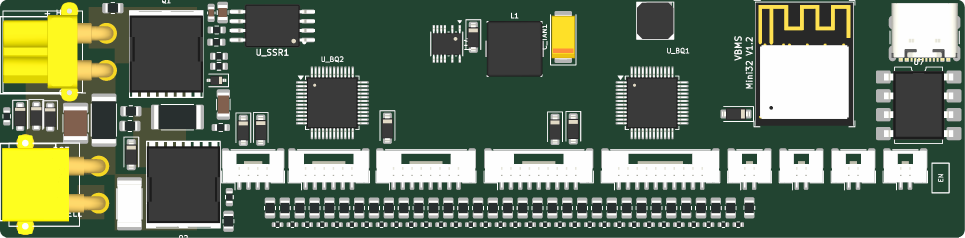
#> input picture qfbms32 ai pcb/qfbms32_3d_top.png, 1930 x 475 px, found by its file name (shown at 1/2 size)
$ python make_3way_comparison.py
#> lines starting #> are read from the running program, lines starting #| are printed output that depends on the picture; pictures that were not available may be replaced by others from this repository, and a replacement may not be noted
import os
from PIL import Image, ImageDraw, ImageFont

brain_dir = r"C:\Users\quinn\.gemini\antigravity-ide\brain\7bc5fde5-e6cf-413a-9764-f83c0e8df3ae"
pcb_dir = r"c:\Users\quinn\Documents\GitHub\Fungineers PCB designs\qfbms32 ai pcb"

# 1. 3D top render
im_3d = Image.open(os.path.join(pcb_dir, "qfbms32_3d_top.png"))
#> im_3d is the input picture: PIL image 1930x475 RGBA; mean R, G, B, A 99, 115, 91.7, 254.7
w_3d, h_3d = im_3d.size
#> w_3d = 1930; h_3d = 475

# Board is 130mm x 32mm
# We want X: 24..34mm, Y: 1..21mm
x0_3d = int((24.0 / 130.0) * w_3d)
#> x0_3d = 356
x1_3d = int((34.0 / 130.0) * w_3d)
#> x1_3d = 504
y0_3d = int((1.0 / 32.0) * h_3d)
#> y0_3d = 14
y1_3d = int((21.0 / 32.0) * h_3d)
#> y1_3d = 311
crop_3d = im_3d.crop((x0_3d, y0_3d, x1_3d, y1_3d))
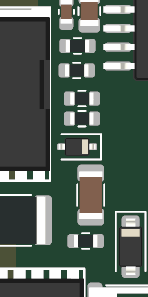
#> crop_3d: PIL image 148x297 RGBA; mean R, G, B, A 81.7, 95.7, 86.4, 255
crop_3d.save(os.path.join(brain_dir, "crop_3d_new_col.png"))

# 2. CAD reference annotated
im_cad = Image.open(os.path.join(brain_dir, "cad_boxes_crop.png"))
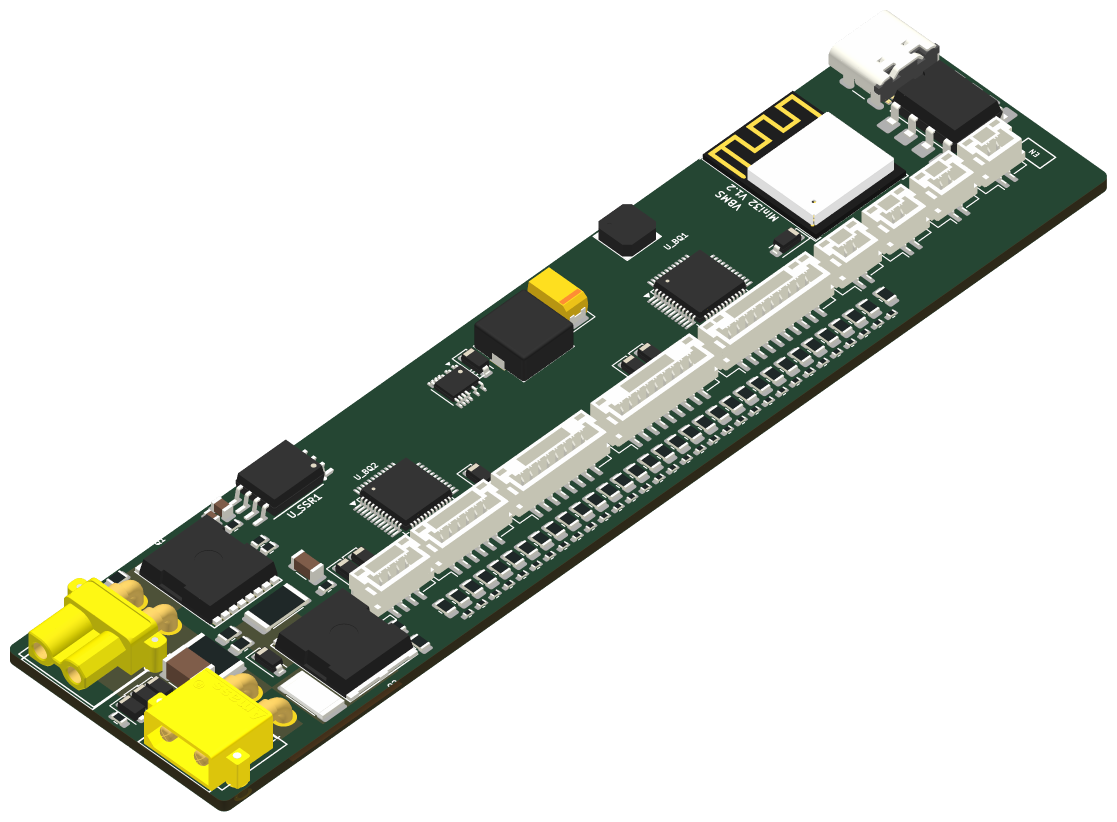
#> input picture qfbms32 ai pcb/qfbms32_3d_iso.png, 2234 x 1643 px, given in place of cad_boxes_crop.png, which was not available (shown at 1/2 size)
#> im_cad is the input picture: PIL image 2234x1643 RGBA; mean R, G, B, A 34.1, 37.4, 28.9, 80.2

# 3. Real HD top
im_real = Image.open(os.path.join(brain_dir, "real_top_hd_crop.png"))
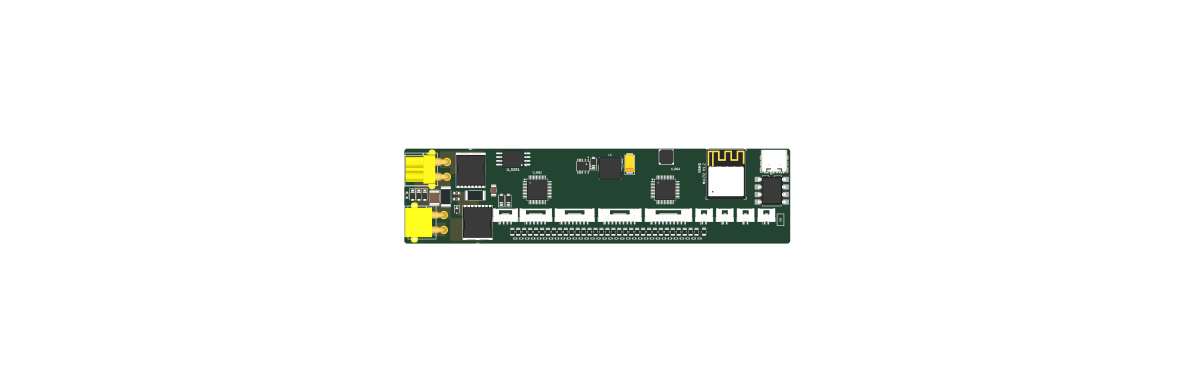
#> input picture qfbms32 ai pcb/qfbms32_layout_top_hi_raw.png, 3584 x 1176 px, given in place of real_top_hd_crop.png, which was not available (shown at 1/3 size)
#> im_real is the input picture: PIL image 3584x1176 RGBA; mean R, G, B, A 7.6, 8.8, 7, 19.9

# Let's normalize heights to 700px
target_h = 700
def resize_to_h(img, target_h):
#> called with target_h = 700
    aspect = target_h / img.height
#> aspect = 0.426
    return img.resize((int(img.width * aspect), target_h), Image.Resampling.LANCZOS)

cad_res = resize_to_h(im_cad, target_h)
new_res = resize_to_h(crop_3d, target_h)
#> call 2 of resize_to_h, with target_h = 700
#> in resize_to_h (call 2), `return img.resize((int(img.width * aspect), target_h), Image.Resamplin..`:
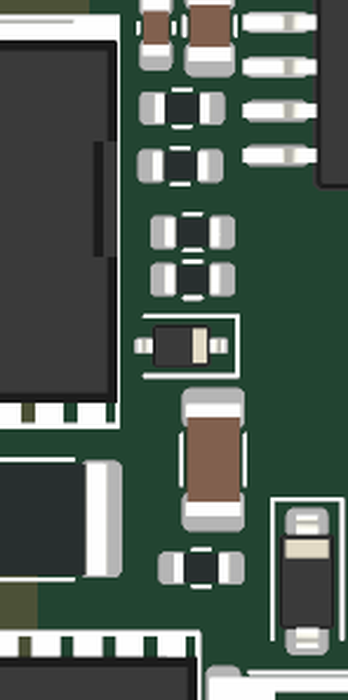
#> returned value: PIL image 348x700 RGBA; mean R, G, B, A 81.4, 95.4, 86.1, 255
real_res = resize_to_h(im_real, target_h)

pad = 12
banner_h = 45
total_w = cad_res.width + new_res.width + real_res.width + pad * 4
#> total_w = 3480
canvas_h = target_h + banner_h + pad * 2

canvas = Image.new("RGB", (total_w, canvas_h), (24, 28, 36))
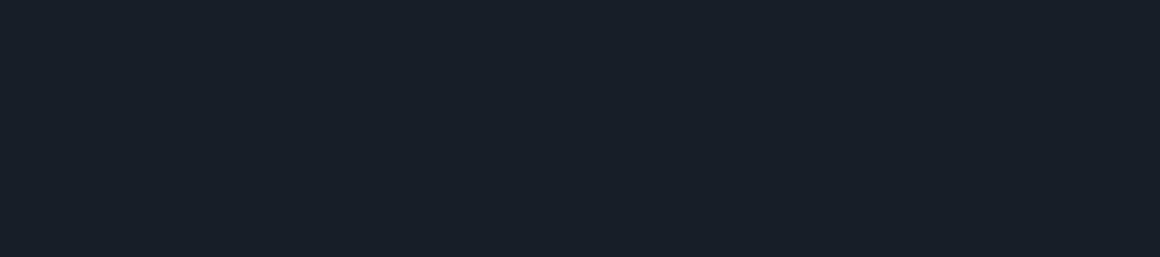
#> canvas: PIL image 3480x769 RGB (shown at 1/3 size); mean R, G, B 24, 28, 36
draw = ImageDraw.Draw(canvas)

font = ImageFont.load_default()

# Panel 1: CAD Reference with Boxes
x = pad
canvas.paste(cad_res, (x, banner_h + pad))
draw.text((x + 10, 15), "1. CAD REFERENCE (USER BOXES)", fill=(78, 161, 255), font=font)

# Panel 2: New KiCad 3D Placement
x += cad_res.width + pad
#> x = 975
canvas.paste(new_res, (x, banner_h + pad))
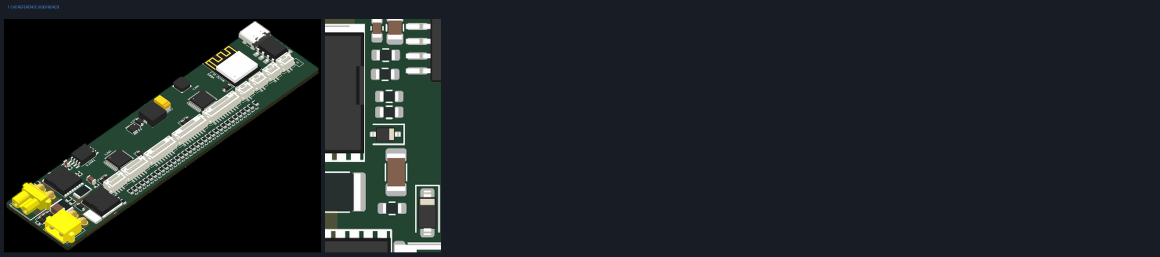
#> canvas: PIL image 3480x769 RGB (shown at 1/3 size); mean R, G, B 31.8, 36.6, 38.9
draw.text((x + 10, 15), "2. NEW KICAD 3D PLACEMENT", fill=(80, 250, 120), font=font)

# Panel 3: Physical PCB
x += new_res.width + pad
#> x = 1335
canvas.paste(real_res, (x, banner_h + pad))
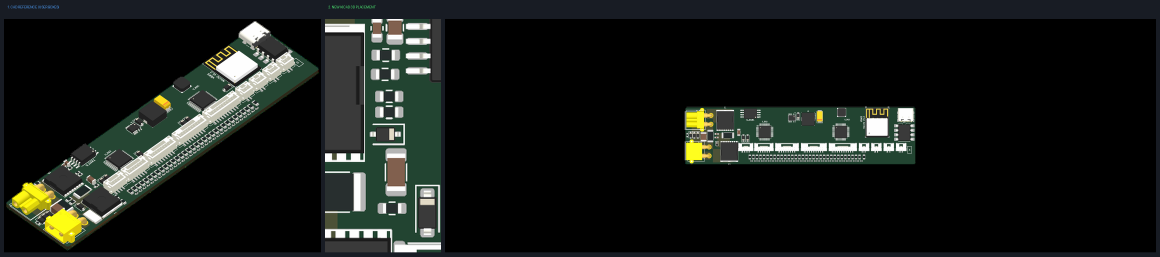
#> canvas: PIL image 3480x769 RGB (shown at 1/3 size); mean R, G, B 22.6, 25.9, 22.7
draw.text((x + 10, 15), "3. PHYSICAL BOARD (VFBMS32)", fill=(255, 180, 80), font=font)

out_comp = os.path.join(brain_dir, "col1_col2_comparison.png")
canvas.save(out_comp)
print(f"Saved 3-way visual comparison to {out_comp}")
